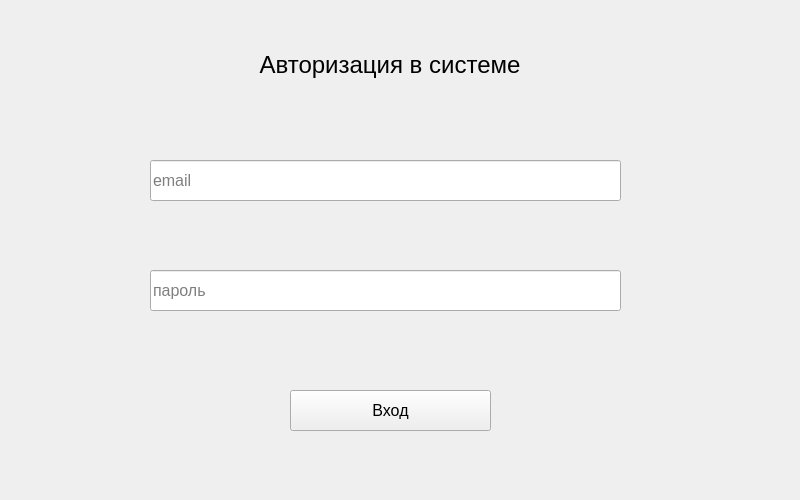
<?xml version="1.0" encoding="UTF-8"?>
<ui version="4.0">
 <class>Form</class>
 <widget class="QWidget" name="Form">
  <property name="geometry">
   <rect>
    <x>0</x>
    <y>0</y>
    <width>800</width>
    <height>500</height>
   </rect>
  </property>
  <property name="windowTitle">
   <string>Form</string>
  </property>
  <widget class="QLabel" name="Autorization">
   <property name="geometry">
    <rect>
     <x>190</x>
     <y>40</y>
     <width>400</width>
     <height>50</height>
    </rect>
   </property>
   <property name="font">
    <font>
     <pointsize>18</pointsize>
    </font>
   </property>
   <property name="text">
    <string>Авторизация в системе</string>
   </property>
   <property name="textFormat">
    <enum>Qt::AutoText</enum>
   </property>
   <property name="scaledContents">
    <bool>true</bool>
   </property>
   <property name="alignment">
    <set>Qt::AlignCenter</set>
   </property>
   <property name="wordWrap">
    <bool>false</bool>
   </property>
  </widget>
  <widget class="QLineEdit" name="Email">
   <property name="geometry">
    <rect>
     <x>150</x>
     <y>160</y>
     <width>471</width>
     <height>41</height>
    </rect>
   </property>
   <property name="font">
    <font>
     <pointsize>12</pointsize>
    </font>
   </property>
   <property name="inputMask">
    <string/>
   </property>
   <property name="placeholderText">
    <string>email</string>
   </property>
  </widget>
  <widget class="QLineEdit" name="password">
   <property name="geometry">
    <rect>
     <x>150</x>
     <y>270</y>
     <width>471</width>
     <height>41</height>
    </rect>
   </property>
   <property name="font">
    <font>
     <pointsize>12</pointsize>
    </font>
   </property>
   <property name="placeholderText">
    <string>пароль</string>
   </property>
  </widget>
  <widget class="QPushButton" name="Input">
   <property name="geometry">
    <rect>
     <x>290</x>
     <y>390</y>
     <width>201</width>
     <height>41</height>
    </rect>
   </property>
   <property name="font">
    <font>
     <pointsize>12</pointsize>
    </font>
   </property>
   <property name="text">
    <string>Вход</string>
   </property>
  </widget>
 </widget>
 <resources/>
 <connections/>
</ui>
